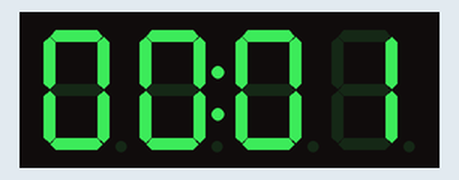
The sketch below on a simulated Arduino Uno, built with avr-gcc and run on an emulated ATmega328P. On the bench: 4-digit seven-segment display.

Above: at 0.1 s.
At 4.2 s:
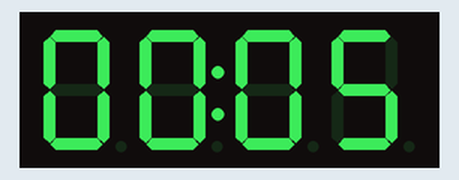
At 9.3 s:
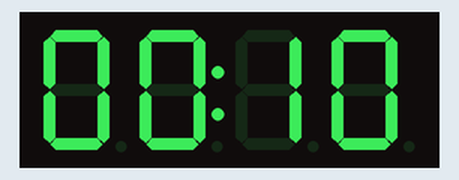
At 19.5 s:
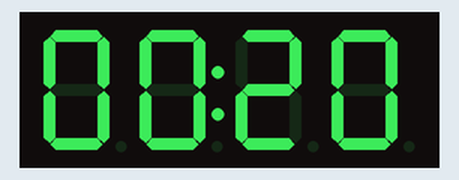
At 28.7 s:
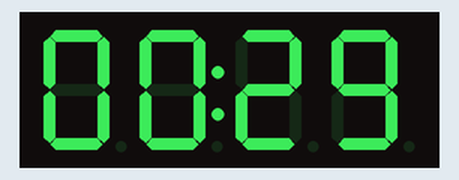
At 38.9 s:
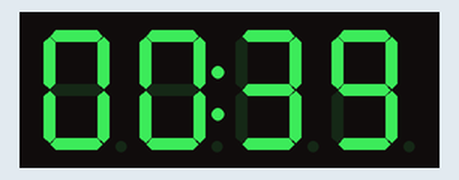

Measured:
- what the display in image 2 shows lasts 1.0 s, from 9.2 s to 10.2 s

The sketch:

timer.ino
```cpp
#include <TM1637Display.h>  // Include the TM1637Display library

// Define the CLK and DIO pins for the TM1637 module
#define CLK 8
#define DIO 9
int seconds = 0;
unsigned long startTime, endTime, elapsedTime;

// Initialize the TM1637Display module
TM1637Display display(CLK, DIO);

void setup(){
  // Set the brightness of the display (0-7)
  display.setBrightness(0x0f);

  //save start time
  startTime = millis();
}


void loop() {
  //increment the seconds counter
  seconds++;

  //convert seconds to minutes and seconds
  int minutes = seconds / 60;
  int secondsDisplay = seconds % 60;

  //display time
  display.showNumberDecEx(minutes*100 + secondsDisplay, 0b01000000, true);

  //check if 10 minutes passed
  if (minutes == 10) {
    unsigned long endTime = millis(); // save the end time
    unsigned long elapsedTime = endTime - startTime; // calculate the elapsed time
    int timeDiff = elapsedTime - seconds; // calculate time difference
    display.showNumberDec(timeDiff);
    while (true) {} // stay in an infinite loop to stop the timer
  }
  //delay 1sec to loop again
  delay(1000);
}
```
